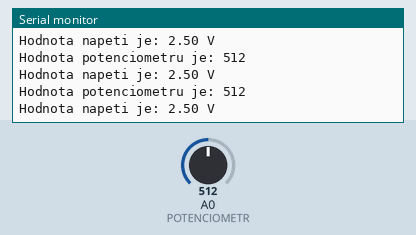
A sketch run on a simulated Arduino Uno, built with avr-gcc and run on an emulated ATmega328P. On the bench: the last lines printed to the serial monitor. The inputs (shaded band) are chosen by the test bench; at power-on: A0 (POTENCIOMETR) = 512.

Above: at 1.3 s.
1.4 s: A0 (POTENCIOMETR) set to 716
At 1.83 s:
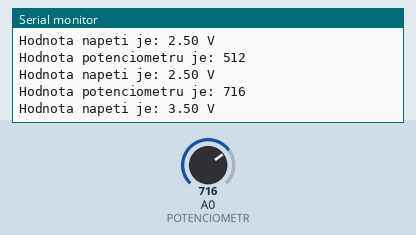
2.9 s: A0 (POTENCIOMETR) set to 900
At 3.33 s:
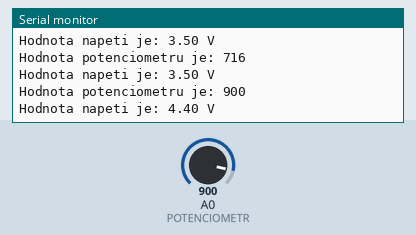
Timing chart, 0 to 5.9 s (numbered marks = the images above; inputs shaded):
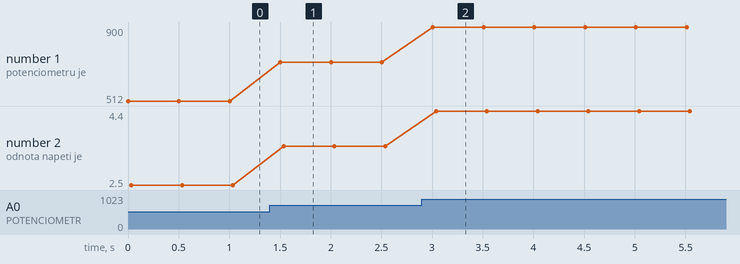

The sketch:

zaklad-potenciometr.ino
```cpp
// 0–1023 = hodnoty z analogového vstupu
// Arduino má 10bitový ADC převodník → 2^10 = 1024 úrovní (0 až 1023)
// 0–255 = rozsah PWM výstupu (8bit) → 2^8 = 256 úrovní

#define POTENCIOMETR A0        // potenciometr připojený na analogový vstup A0

int hodnotaPotenciometr;       // zde se bude ukládat přečtená hodnota (0–1023)

void setup()
{
  pinMode(POTENCIOMETR, INPUT); // nastavení vstupu
  Serial.begin(9600);           // spuštění sériové komunikace
}

void loop()
{
  // Čtení hodnoty z potenciometru (0–1023)
  hodnotaPotenciometr = analogRead(POTENCIOMETR);

  // Přepočet na napětí (0–5 V)
  // 5.0 / 1023.0 → velikost 1 kroku ADC převodníku (≈0.00489 V)
  float napeti = hodnotaPotenciometr * (5.0 / 1023.0);

  // Poznámka: 1023 / 4 ≈ 255 → takto se často mapuje 10bit → 8bit
  // (např. když chceš hodnotu použít pro PWM jas LED)

  // Výpis do sériového monitoru
  Serial.print("Hodnota potenciometru je: ");
  Serial.println(hodnotaPotenciometr);

  Serial.print("Hodnota napeti je: ");
  Serial.print(napeti);
  Serial.println(" V");

  delay(500); // půlsekundová pauza aby se výpis nezobrazoval příliš rychle
}
```

Measured:
- after the input at 1.4 s, the serial monitor: prints a new line after 0.10 s (image 1)
- after the input at 2.9 s, the serial monitor: prints a new line after 0.11 s (image 2)
- plotted number 1: 512 → 716 after the input at 1.4 s, 716 → 900 after the input at 2.9 s
- plotted number 2: 2.5 → 3.5 after the input at 1.4 s, 3.5 → 4.4 after the input at 2.9 s
